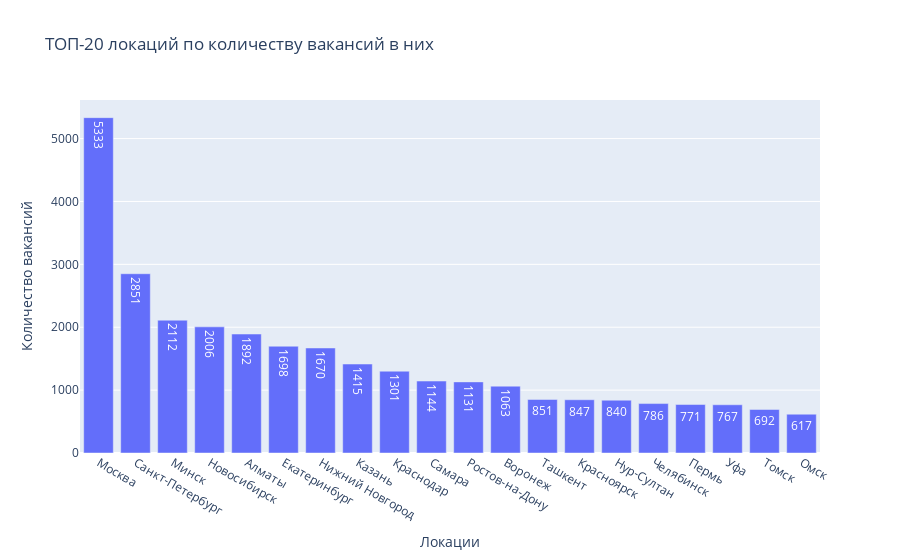

The notebook cell this image was saved under:
### Code cell
local_df = pd.read_sql_query(query, connection)
display(local_df.sort_values(['cnt', 'area'], ascending=[False, True]))
fig = px.bar(
    local_df.head(20),
    x='area',
    y='cnt',
    title='ТОП-20 локаций по количеству вакансий в них',
    text_auto=True,
    labels={
        'cnt':'Количество вакансий',
        'area': 'Локации'
        }
)
fig.write_html('graf/area_vacc_count.html')
fig.show()

### Figure 1 — Plotly figure (JSON) as saved in the notebook; plotly's stock layout.template omitted (floating-point values rounded to 4 significant figures)
{"data": [{"alignmentgroup": "True", "hovertemplate": "Локации=%{x}<br>Количество вакансий=%{y}<extra></extra>", "legendgroup": "", "marker": {"color": "#636efa", "pattern": {"shape": ""}}, "name": "", "offsetgroup": "", "orientation": "v", "showlegend": false, "textposition": "auto", "texttemplate": "%{y}", "type": "bar", "x": ["Москва", "Санкт-Петербург", "Минск", "Новосибирск", "Алматы", "Екатеринбург", "Нижний Новгород", "Казань", "Краснодар", "Самара", "Ростов-на-Дону", "Воронеж", "Ташкент", "Красноярск", "Нур-Султан", "Челябинск", "Пермь", "Уфа", "Томск", "Омск"], "xaxis": "x", "y": [5333, 2851, 2112, 2006, 1892, 1698, 1670, 1415, 1301, 1144, 1131, 1063, 851, 847, 840, 786, 771, 767, 692, 617], "yaxis": "y"}], "layout": {"barmode": "relative", "legend": {"tracegroupgap": 0}, "title": {"text": "ТОП-20 локаций по количеству вакансий в них"}, "xaxis": {"anchor": "y", "domain": [0, 1], "title": {"text": "Локации"}}, "yaxis": {"anchor": "x", "domain": [0, 1], "title": {"text": "Количество вакансий"}}}}
